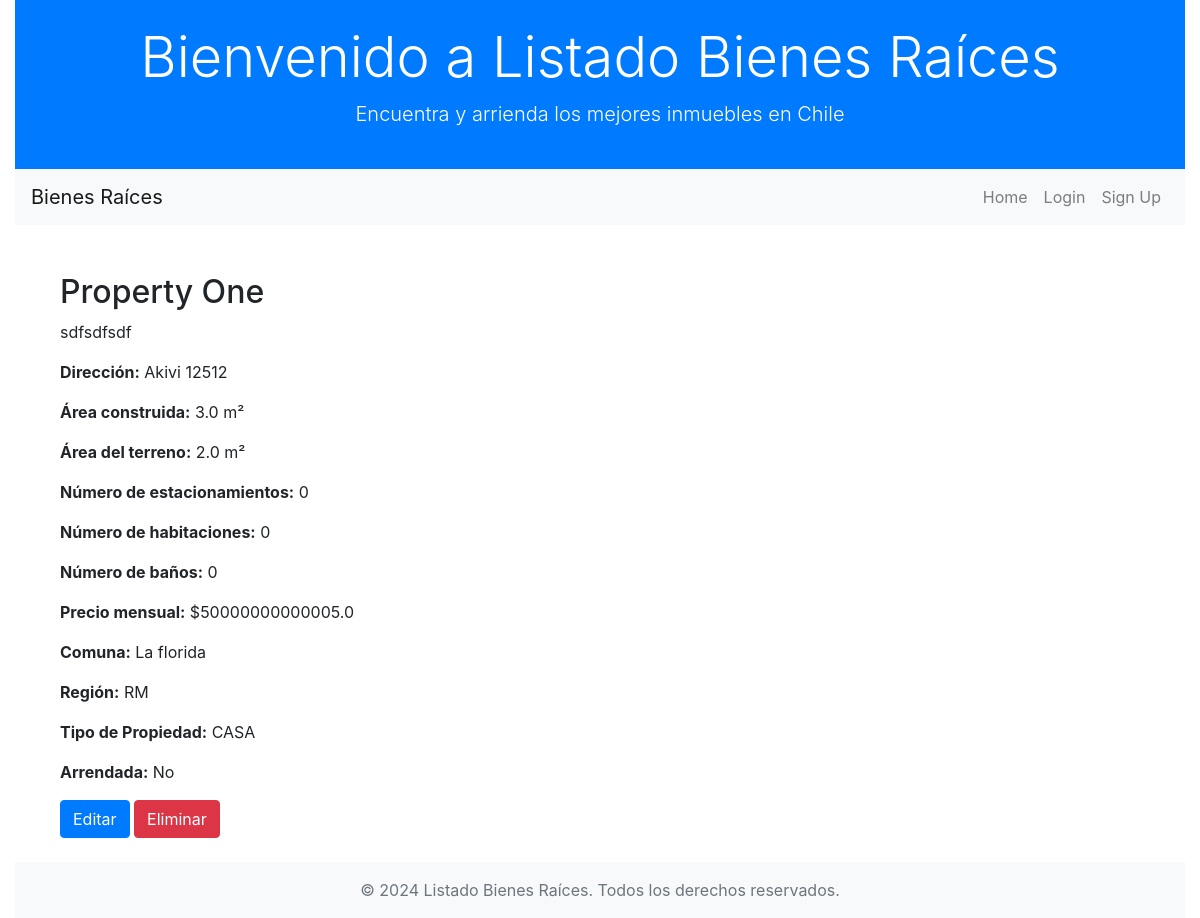
The app's page /listings/property/1/ with its own data.
### listings/models.py (models this page shows, shortened)
class Property(models.Model):
    name = models.CharField(max_length=200)
    description = models.TextField()
    constructed_area = models.FloatField(null=False)
    land_area = models.FloatField(null=False)
    num_parking_spaces = models.IntegerField(default=0)
    num_bedrooms = models.IntegerField(default=0)
    num_bathrooms = models.IntegerField(default=0)
    address = models.CharField(max_length=50, null=False, blank=False)
    monthly_price = models.FloatField(null=False)
    commune = models.ForeignKey(Commune, on_delete=models.CASCADE, null=False)
    region = models.ForeignKey(Region, on_delete=models.CASCADE, null=False)
    property_type = models.ForeignKey(PropertyType, on_delete=models.CASCADE, null=False)
    rented = models.BooleanField(default=False)

class Commune(models.Model):
    name = models.CharField(max_length=100)
    region = models.ForeignKey(Region, on_delete=models.CASCADE)

class Region(models.Model):
    name = models.CharField(max_length=100)

class PropertyType(models.Model):
    name = models.CharField(max_length=100)

### listings/views.py (the view)
# urls.py: path('property/<int:id>/', views.property_detail, name='property_detail'),
def property_detail(request, id):
    property = get_object_or_404(Property, id=id)
    return render(request, 'property_detail.html', {'property': property})

### listings/templates/property_detail.html (shortened to what this page needs)
{% extends 'base.html' %}
{% block content %}
<div class="container mt-5">
    <div class="row">
        <div class="col-md-8">
            <h2>{{ property.name }}</h2>
            <p>{{ property.description }}</p>
            <p><strong>Dirección:</strong> {{ property.address }}</p>
            <p><strong>Área construida:</strong> {{ property.constructed_area }} m²</p>
            <p><strong>Área del terreno:</strong> {{ property.land_area }} m²</p>
            <p><strong>Número de estacionamientos:</strong> {{ property.num_parking_spaces }}</p>
            <p><strong>Número de habitaciones:</strong> {{ property.num_bedrooms }}</p>
            <p><strong>Número de baños:</strong> {{ property.num_bathrooms }}</p>
            <p><strong>Precio mensual:</strong> ${{ property.monthly_price }}</p>
            <p><strong>Comuna:</strong> {{ property.commune.name }}</p>
            <p><strong>Región:</strong> {{ property.region.name }}</p>
            <p><strong>Tipo de Propiedad:</strong> {{ property.property_type.name }}</p>
            <p><strong>Arrendada:</strong> {% if property.rented %}Sí{% else %}No{% endif %}</p>
            <a href="{% url 'edit_property' property.id %}" class="btn btn-primary">Editar</a>
            <form action="{% url 'delete_property' property.id %}" method="post" style="display:inline;">
                <button type="submit" class="btn btn-danger">Eliminar</button>
            </form>
        </div>
    </div>
</div>
{% endblock %}

### records on screen
Property: name "Property One", description "sdfsdfsdf", address "Akivi 12512", constructed_area "3.0", land_area "2.0", num_parking_spaces "0", num_bedrooms "0", num_bathrooms "0", monthly_price "50000000000005.0", commune.name "La florida", region.name "RM", property_type.name "CASA"
